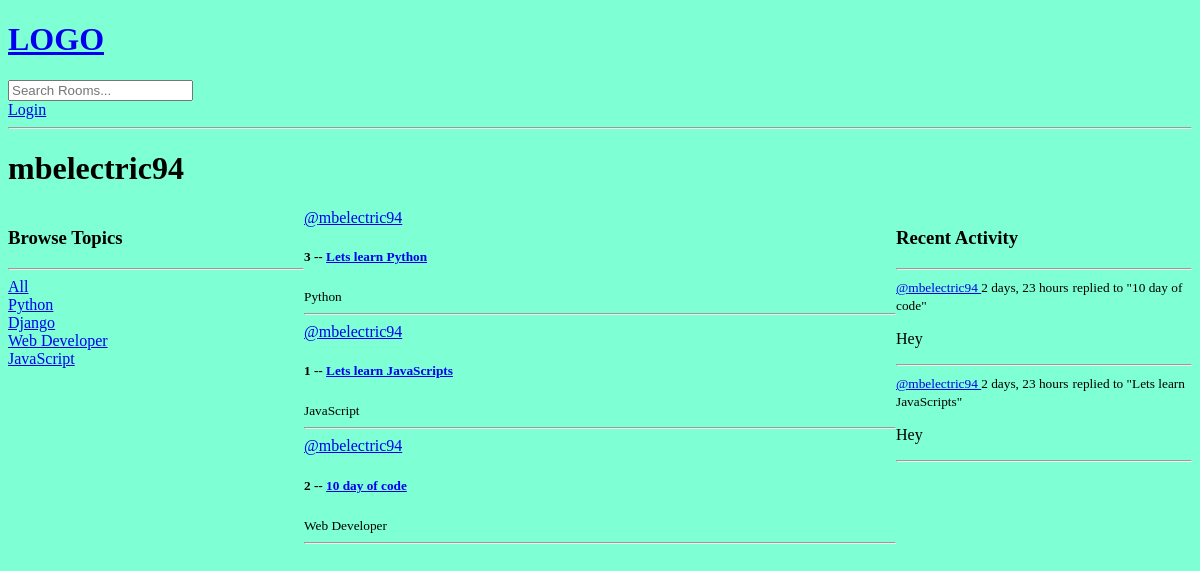
Page /profile/1/ on the earlier database version.
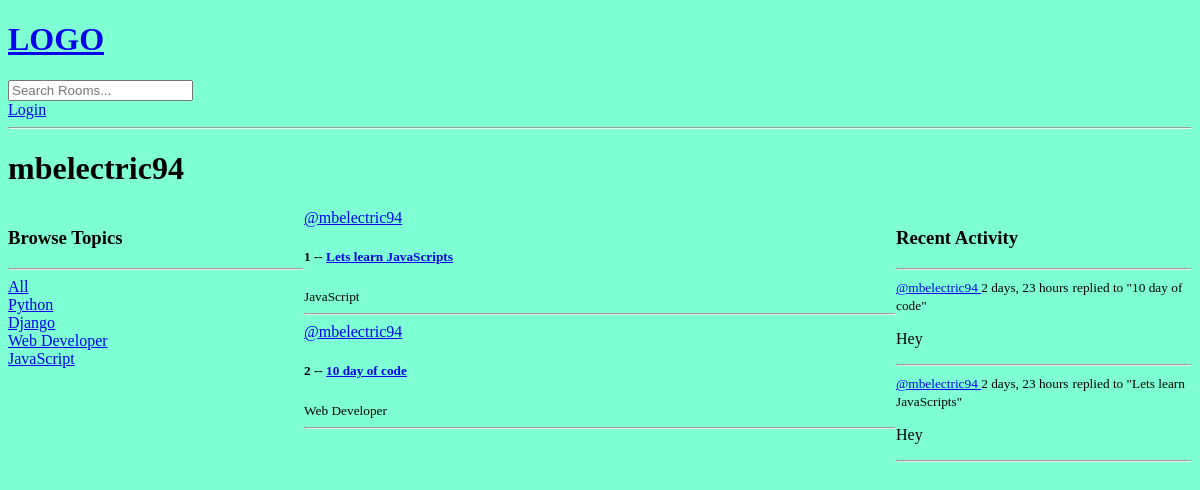
Same page on the later database version.
### base/models.py (models this page shows, shortened)
class Topic(models.Model):
    name = models.CharField(max_length=200)

class Room(models.Model):
    objects = None
    host = models.ForeignKey(User, on_delete=models.SET_NULL, null=True)
    topic = models.ForeignKey(Topic, on_delete=models.SET_NULL, null =True)
    name = models.CharField(max_length=200)
    desctription = models.TextField(null=True, blank =True)
    participants = models.ManyToManyField(User, related_name='participants',blank=True)
    updated = models.DateTimeField(auto_now=True)
    created = models.DateTimeField(auto_now_add=True)
    class Meta:
        ordering = ['-updated', '-created']
    def __str__(self):
        return self.name

class Message(models.Model):
    user = models.ForeignKey(User, on_delete=models.CASCADE)
    room = models.ForeignKey(Room, on_delete=models.CASCADE)
    body = models.TextField()
    updated = models.DateTimeField(auto_now=True)
    created = models.DateTimeField(auto_now_add=True)
    class Meta:
        ordering = ['-updated', '-created']
    def __str__(self):
        return self.body[0:50]

### base/views.py (the view)
# urls.py: path('profile/<str:pk>/', views.userProfile, name="user-profile"),
def userProfile(request, pk):
    user = User.objects.get(id=pk)
    rooms = user.room_set.all()
    room_messages = user.message_set.all()
    topics = Topic.objects.all()
    context = {'user': user, 'rooms': rooms,
               'room_messages': room_messages, 'topics': topics}
    return render(request, 'base/profile.html', context)

### base/templates/base/profile.html (shortened to what this page needs)
{% extends 'main.html' %}
{% block content %}
<h1>{{user.username}}</h1>
<div class="profile-container">
    <div>
        {% include 'base/topics_component.html' %}
    </div>
    <div>
        {% include 'base/feed_component.html' %}
    </div>
    <div>
        {% include 'base/activity_component.html' %}
    </div>
</div>
{% endblock content %}

### Templates/main.html (shortened to what this page needs)
<!DOCTYPE html>
{% load static %}
<html>
<head>
    <link rel='stylesheet' type='text/css' media='screen' href="{% static 'styles/main.css' %}">
</head>
<body>
    {% include 'navbar.html' %}
{% block content %}
{% endblock %}
</body>
</html>

### Templates/navbar.html
<a href="/">
    <h1>LOGO</h1>
</a>
<form method="GET" action="{% url 'home' %}">
      <input type="text" name="q" placeholder="Search Rooms..." />
</form>
{% if request.user.is_authenticated %}
<p>Hello {{request.user}}</p>
<a href="{% url 'logout' %}" >Logout</a>
{% else %}
<a href="{% url 'login' %}" >Login</a>
{% endif %}
<hr>

### base/templates/base/topics_component.html
<h3>Browse Topics</h3>
<hr>
<div>
    <a href="{% url 'home' %}">All</a>
</div>
{% for topic in topics %}
<div>
    <a href="{% url 'home' %}?q={{topic.name}}">{{topic.name}}</a>
</div>
{% endfor %}

### base/templates/base/feed_component.html (shortened to what this page needs)
<div>
{% for room in rooms %}
    <div>
        <a href="{% url 'user-profile' room.host.id %}">@{{room.host.username}} </a>
        <h5> {{room.id}} -- <a href="{% url 'room' room.id%}">{{room.name}} </a></h5>
        <small>{{room.topic.name}}</small>
        <hr>
    </div>
    {% endfor %}
</div>

### base/templates/base/activity_component.html (shortened to what this page needs)
<h3>Recent Activity</h3>
<hr>
{% for message in room_messages %}
<div>
    <small><a href="{% url 'user-profile' message.user.id %}">@{{message.user}} </a>
        {{message.created|timesince}}</small>
    <small> replied to "{{message.room}}"</small>
    <p>{{message}}</p>
    <hr>
</div>
{% endfor %}

### static/styles/main.css (style rules this page uses)
body { background-color: aquamarine; }

### base/templates/base/profile.html (style rules this page uses)
.profile-container { display: grid; grid-template-columns: 1fr 2fr 1fr; }

Differences in the rows shown:
removed Room: host.username "mbelectric94", id "3", name "Lets learn Python", topic.name "Python"
